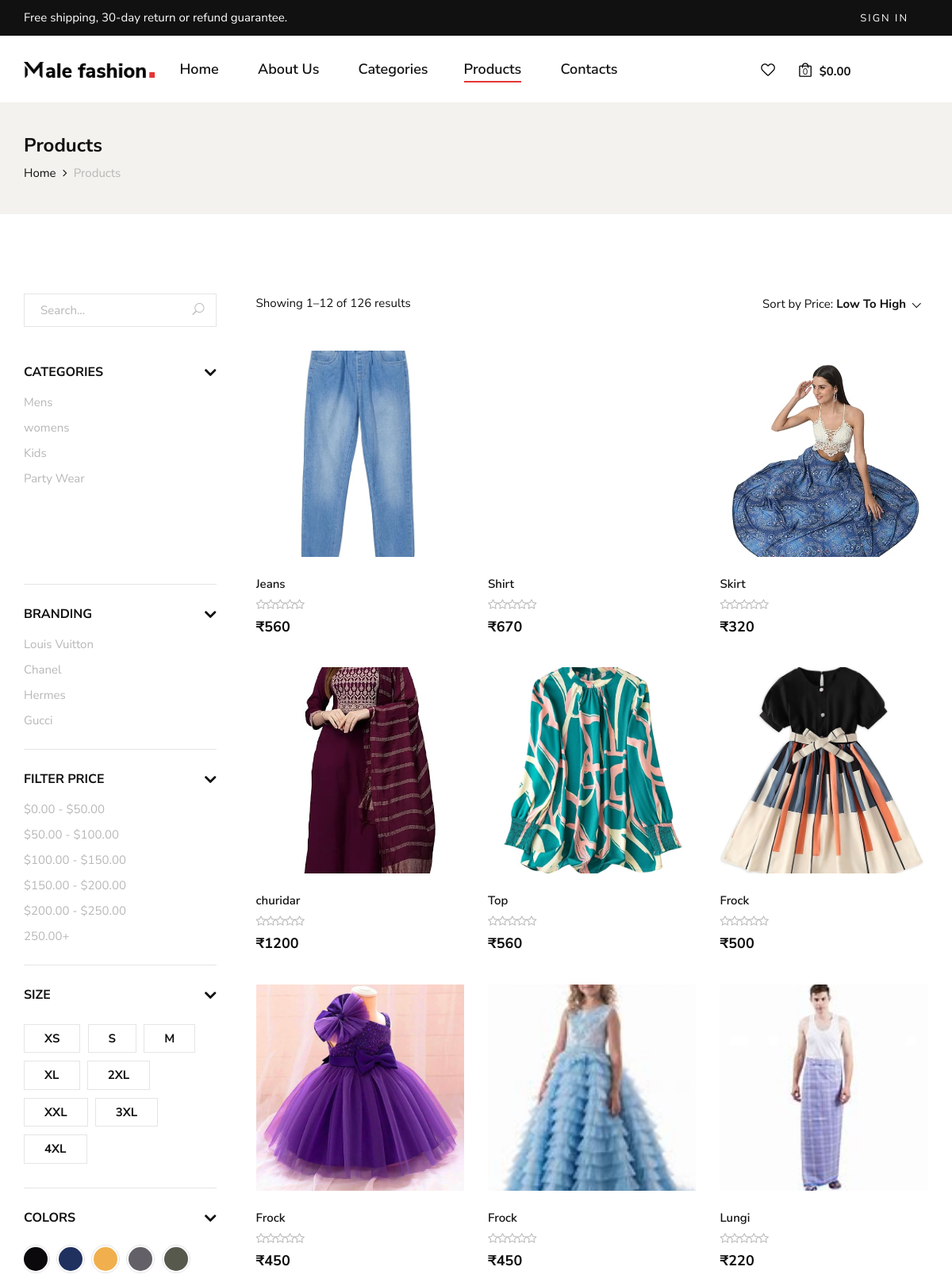
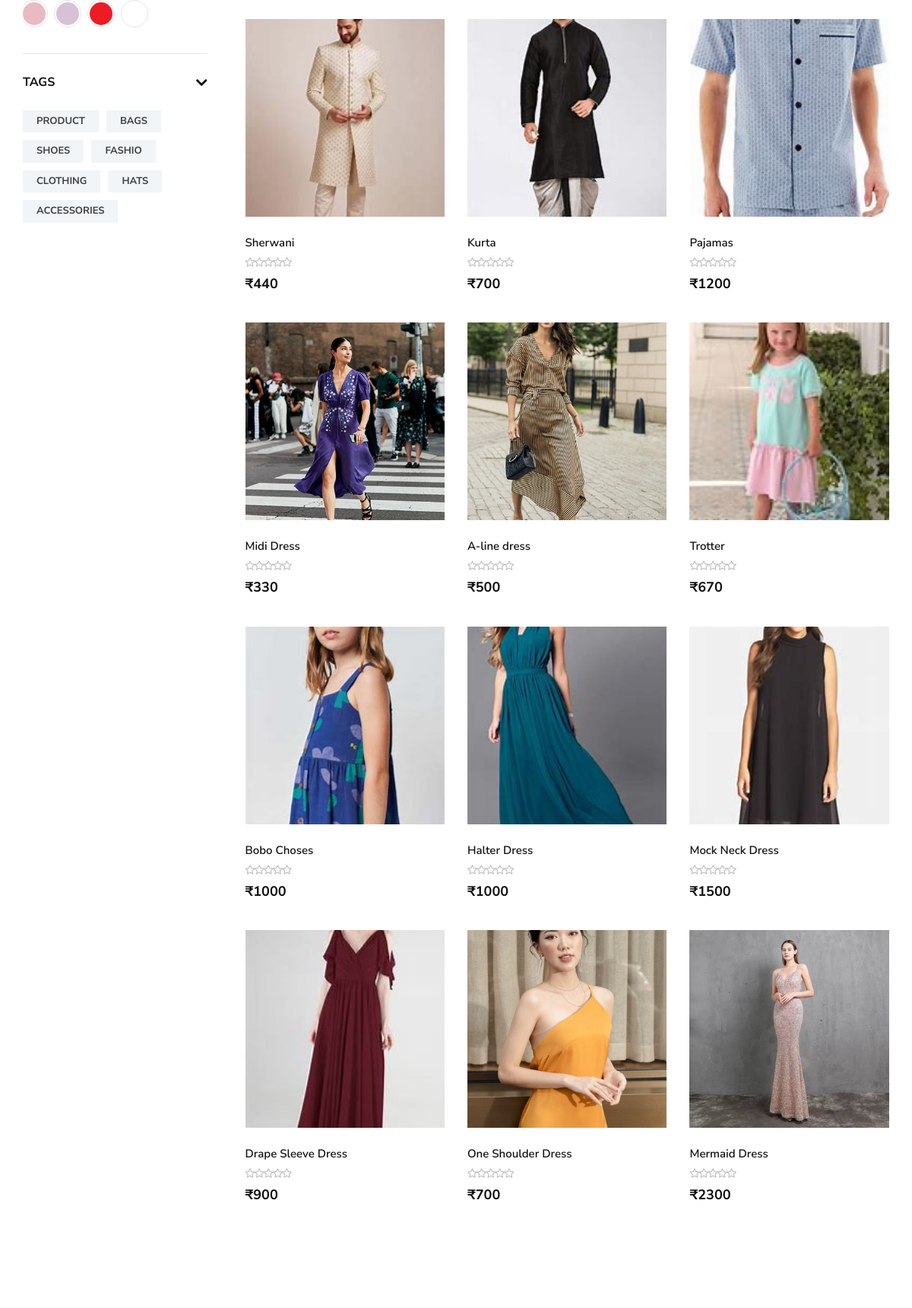
Page /products_page/ (upper part) on the committed database (2 pictures, top to bottom).
### adminapp/models.py (models this page shows)
class Category_db(models.Model):
    Category_Name = models.CharField(max_length=50,null=True,blank=True)
    Description = models.TextField(max_length=50, null=True, blank=True)
    Image = models.ImageField(upload_to="pictures",null=True,blank=True)

class Product_db(models.Model):
    Category_name = models.CharField(max_length=50,null=True,blank=True)
    Product_name = models.CharField(max_length=50,null=True,blank=True)
    Description = models.TextField(max_length=50,null=True,blank=True)
    Price = models.IntegerField(null=True,blank=True)
    Brand = models.CharField(max_length=50, null=True, blank=True)
    Product_img1 = models.ImageField(upload_to="product image",null=True,blank=True)
    Product_img2 = models.ImageField(upload_to="product image", null=True, blank=True)
    Product_img3 = models.ImageField(upload_to="product image", null=True, blank=True)

### webapp/views.py (the view)
# urls.py: path('products_page/',views.products_page,name="products_page"),
def products_page(request):
    cat = Category_db.objects.all()
    products=Product_db.objects.all()
    return render(request,"all_products.html",{'products':products, 'cat':cat})

### webapp/templates/all_products.html (shortened to what this page needs)
<!DOCTYPE html>
{% load static %}
<html lang="zxx">
<head>
    <link rel="stylesheet" href="{% static 'homestyle/css/bootstrap.min.css' %}" type="text/css">
    <link rel="stylesheet" href="{% static 'homestyle/css/font-awesome.min.css' %}" type="text/css">
    <link rel="stylesheet" href="{% static 'homestyle/css/elegant-icons.css' %}" type="text/css">
    <link rel="stylesheet" href="{% static 'homestyle/css/magnific-popup.css' %}" type="text/css">
    <link rel="stylesheet" href="{% static 'homestyle/css/nice-select.css' %}" type="text/css">
    <link rel="stylesheet" href="{% static 'homestyle/css/owl.carousel.min.css' %}" type="text/css">
    <link rel="stylesheet" href="{% static 'homestyle/css/slicknav.min.css' %}" type="text/css">
    <link rel="stylesheet" href="{% static 'homestyle/css/style.css' %}" type="text/css">
</head>
<body>
    <header class="header">
        <div class="header__top">
            <div class="container">
                <div class="row">
                    <div class="col-lg-6 col-md-7">
                        <div class="header__top__left">
                            <p>Free shipping, 30-day return or refund guarantee.</p>
                        </div>
                    </div>
                    <div class="col-lg-6 col-md-5">
                        <div class="header__top__right">
                            <div class="header__top__links">
                                {% if request.session.Username %}
                                <a href="{% url 'user_logout' %}">Welcome {{request.session.Username}} / Logout</a>
                                {% else %}
                                <a href="{% url 'user_login' %}">Sign in</a>
                                {% endif %}
                            </div>
                        </div>
                    </div>
                </div>
            </div>
        </div>
        <div class="container">
            <div class="row">
                <div class="col-lg-2 col-md-3">
                    <div class="header__logo">
                        <a href="./index.html"><img src="{% static 'homestyle/img/logo.png' %}" alt=""></a>
                    </div>
                </div>
                <div class="col-lg-6 col-md-7">
                    <nav class="header__menu mobile-menu">
                        <ul>
                            <li ><a href="{% url 'home_page' %}">Home</a></li>
                            <li><a href="{% url 'about_us' %}">About Us</a></li>
                            <li ><a href="#">Categories</a>
                            <li class="active"><a href="{% url 'products_page' %}">Products</a></li>
                            <li><a href="{% url 'contact_page' %}">Contacts</a></li>
                        </ul>
                    </nav>
                </div>
                <div class="col-lg-3 col-md-3">
                    <div class="header__nav__option">
                        <a href="#"><img src="{% static 'homestyle/img/icon/heart.png' %}" alt=""></a>
                       <a href="{% url 'cart_page' %}"><img src="{% static 'homestyle/img/icon/cart.png' %}" alt=""> <span>0</span></a>
                        <div class="price">$0.00</div>
                    </div>
                </div>
            </div>
        </div>
    </header>
    <section class="breadcrumb-option">
        <div class="container">
            <div class="row">
                <div class="col-lg-12">
                    <div class="breadcrumb__text">
                        <h4>Products</h4>
                        <div class="breadcrumb__links">
                            <a href="./index.html">Home</a>
                            <span>Products</span>
                        </div>
                    </div>
                </div>
            </div>
        </div>
    </section>
    <section class="shop spad">
        <div class="container">
            <div class="row">
                <div class="col-lg-3">
                    <div class="shop__sidebar">
                        <div class="shop__sidebar__search">
                            <form action="#">
                                <input type="text" placeholder="Search...">
                                <button type="submit"><span class="icon_search"></span></button>
                            </form>
                        </div>
                        <div class="shop__sidebar__accordion">
                            <div class="accordion" id="accordionExample">
                                <div class="card">
                                    <div class="card-heading">
                                        <a data-toggle="collapse" data-target="#collapseOne">Categories</a>
                                    </div>
                                    <div id="collapseOne" class="collapse show" data-parent="#accordionExample">
                                        <div class="card-body">
                                            <div class="shop__sidebar__categories">
                                                <ul class="nice-scroll">
                                                    {% for d in cat %}
                                                    <li><a href="{% url 'filtered_product' cat_name=d.Category_Name %}">{{d.Category_Name}}</a></li>
                                                  {% endfor %}
                                                </ul>
                                            </div>
                                        </div>
                                    </div>
                                </div>
                                <div class="card">
                                    <div class="card-heading">
                                        <a data-toggle="collapse" data-target="#collapseTwo">Branding</a>
                                    </div>
                                    <div id="collapseTwo" class="collapse show" data-parent="#accordionExample">
                                        <div class="card-body">
                                            <div class="shop__sidebar__brand">
                                                <ul>
                                                    <li><a href="#">Louis Vuitton</a></li>
                                                    <li><a href="#">Chanel</a></li>
                                                    <li><a href="#">Hermes</a></li>
                                                    <li><a href="#">Gucci</a></li>
                                                </ul>
                                            </div>
                                        </div>
                                    </div>
                                </div>
                                <div class="card">
                                    <div class="card-heading">
                                        <a data-toggle="collapse" data-target="#collapseThree">Filter Price</a>
                                    </div>
                                    <div id="collapseThree" class="collapse show" data-parent="#accordionExample">
                                        <div class="card-body">
                                            <div class="shop__sidebar__price">
                                                <ul>
                                                    <li><a href="#">$0.00 - $50.00</a></li>
                                                    <li><a href="#">$50.00 - $100.00</a></li>
                                                    <li><a href="#">$100.00 - $150.00</a></li>
                                                    <li><a href="#">$150.00 - $200.00</a></li>
                                                    <li><a href="#">$200.00 - $250.00</a></li>
                                                    <li><a href="#">250.00+</a></li>
                                                </ul>
                                            </div>
                                        </div>
                                    </div>
                                </div>
                                <div class="card">
                                    <div class="card-heading">
                                        <a data-toggle="collapse" data-target="#collapseFour">Size</a>
                                    </div>
                                    <div id="collapseFour" class="collapse show" data-parent="#accordionExample">
                                        <div class="card-body">
                                            <div class="shop__sidebar__size">
                                                <label for="xs">xs
                                                </label>
                                                <label for="sm">s
                                                </label>
                                                <label for="md">m
                                                </label>
                                                <label for="xl">xl
                                                </label>
                                                <label for="2xl">2xl
                                                </label>
                                                <label for="xxl">xxl
                                                </label>
                                                <label for="3xl">3xl
                                                </label>
                                                <label for="4xl">4xl
                                                </label>
                                            </div>
                                        </div>
                                    </div>
                                </div>
                                <div class="card">
                                    <div class="card-heading">
                                        <a data-toggle="collapse" data-target="#collapseFive">Colors</a>
                                    </div>
                                    <div id="collapseFive" class="collapse show" data-parent="#accordionExample">
                                        <div class="card-body">
                                            <div class="shop__sidebar__color">
                                                <label class="c-1" for="sp-1">
                                                </label>
                                                <label class="c-2" for="sp-2">
                                                </label>
                                                <label class="c-3" for="sp-3">
                                                </label>
                                                <label class="c-4" for="sp-4">
                                                </label>
                                                <label class="c-5" for="sp-5">
                                                </label>
                                                <label class="c-6" for="sp-6">
                                                </label>
                                                <label class="c-7" for="sp-7">
                                                </label>
                                                <label class="c-8" for="sp-8">
                                                </label>
                                                <label class="c-9" for="sp-9">
                                                </label>
                                            </div>
                                        </div>
                                    </div>
                                </div>
                                <div class="card">
                                    <div class="card-heading">
                                        <a data-toggle="collapse" data-target="#collapseSix">Tags</a>
                                    </div>
                                    <div id="collapseSix" class="collapse show" data-parent="#accordionExample">
                                        <div class="card-body">
                                            <div class="shop__sidebar__tags">
                                                <a href="#">Product</a>
                                                <a href="#">Bags</a>
                                                <a href="#">Shoes</a>
                                                <a href="#">Fashio</a>
                                                <a href="#">Clothing</a>
                                                <a href="#">Hats</a>
                                                <a href="#">Accessories</a>
                                            </div>
                                        </div>
                                    </div>
                                </div>
                            </div>
                        </div>
                    </div>
                </div>
                <div class="col-lg-9">
                    <div class="shop__product__option">
                        <div class="row">
                            <div class="col-lg-6 col-md-6 col-sm-6">
                                <div class="shop__product__option__left">
                                    <p>Showing 1–12 of 126 results</p>
                                </div>
                            </div>
                            <div class="col-lg-6 col-md-6 col-sm-6">
                                <div class="shop__product__option__right">
                                    <p>Sort by Price:</p>
                                </div>
                            </div>
                        </div>
                    </div>
                    <div class="row">
                        {% for d in products %}
                        <div class="col-lg-4 col-md-6 col-sm-6">
                            <div class="product__item">
                                <div class="product__item__pic set-bg" data-setbg="{{d.Product_img1.url}}">
                                </div>
                                <div class="product__item__text">
                                    <h6>{{d.Product_name}}</h6>
                                    <div class="rating">
                                        <i class="fa fa-star-o"></i>
                                        <i class="fa fa-star-o"></i>
                                        <i class="fa fa-star-o"></i>
                                        <i class="fa fa-star-o"></i>
                                        <i class="fa fa-star-o"></i>
                                    </div>
                                    <h5>₹{{d.Price}}</h5>
                                </div>
                            </div>
                        </div>
                        {% endfor %}
                        </div>
            </div>
        </div>
    </section>
</body>
</html>

### rows in the picture
Category_db: Category_Name "Mens"
Category_db: Category_Name "womens"
Category_db: Category_Name "Kids"
Category_db: Category_Name "Party Wear"
Product_db: shows a picture, Product_name "Jeans", Price "560"
Product_db: Product_name "Shirt", Price "670"
Product_db: shows a picture, Product_name "Skirt", Price "320"
Product_db: shows a picture, Product_name "churidar", Price "1200"
Product_db: shows a picture, Product_name "Top", Price "560"
Product_db: shows a picture, Product_name "Frock", Price "500"
Product_db: shows a picture, Product_name "Frock", Price "450"
Product_db: shows a picture, Product_name "Frock", Price "450"
Product_db: shows a picture, Product_name "Lungi", Price "220"
Product_db: shows a picture, Product_name "Sherwani", Price "440"
Product_db: shows a picture, Product_name "Kurta", Price "700"
Product_db: shows a picture, Product_name "Pajamas", Price "1200"
Product_db: shows a picture, Product_name "Midi Dress", Price "330"
Product_db: shows a picture, Product_name "A-line dress", Price "500"
Product_db: shows a picture, Product_name "Trotter", Price "670"
Product_db: shows a picture, Product_name "Bobo Choses", Price "1000"
Product_db: shows a picture, Product_name "Halter Dress", Price "1000"
Product_db: shows a picture, Product_name "Mock Neck Dress", Price "1500"
Product_db: shows a picture, Product_name "Drape Sleeve Dress", Price "900"
Product_db: shows a picture, Product_name "One Shoulder Dress", Price "700"
Product_db: shows a picture, Product_name "Mermaid Dress", Price "2300"
